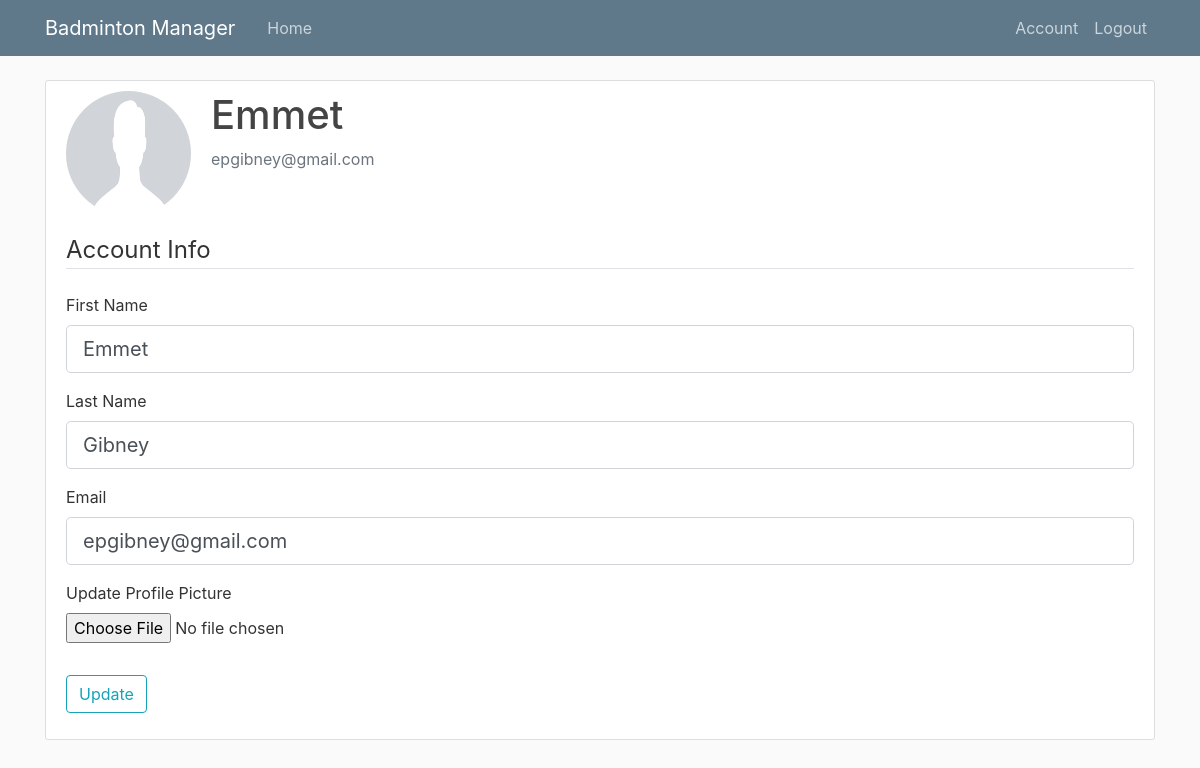
Page /account (signed in) on the committed database.
### clubmanager/models.py (models this page shows, shortened)
class User(db.Model, UserMixin):
    __tablename__ = 'user'
    id = db.Column(db.Integer, primary_key=True)
    first_name = db.Column(db.String(20), unique=True, nullable=False)
    last_name = db.Column(db.String(20), unique=True, nullable=False)
    email = db.Column(db.String(120), unique=True, nullable=False)
    image_file = db.Column(db.String(20), nullable=False, default='default.jpg')
    password = db.Column(db.String(60), nullable=False)
    clubs = db.relationship('Membership', back_populates="member")
    teams = db.relationship('TeamMembership', back_populates="team_member")

### clubmanager/users/routes.py (the view)
@users.route("/account", methods=['GET', 'POST'])
@login_required
def account():
    form = UpdateAccountForm()
    if form.validate_on_submit():
        if form.picture.data:
            picture_file = save_picture(form.picture.data)
            current_user.image_file = picture_file
        current_user.first_name = form.first_name.data
        current_user.last_name = form.last_name.data
        current_user.email = form.email.data
        db.session.commit()
        flash('Your account has been updated!', 'success')
        return redirect(url_for('users.account'))
    elif request.method == 'GET':
        form.first_name.data = current_user.first_name
        form.last_name.data = current_user.last_name
        form.email.data = current_user.email
    image_file = url_for('static', filename='profile_pics/' + current_user.image_file)
    return render_template('account.html', title='Account',
                           image_file=image_file, form=form)

### clubmanager/users/forms.py (shortened to what this page needs)
class UpdateAccountForm(FlaskForm):
    first_name = StringField('First Name',
                           validators=[DataRequired(), Length(min=2, max=20)])
    last_name = StringField('Last Name',
                           validators=[DataRequired(), Length(min=2, max=20)])
    email = StringField('Email',
                        validators=[DataRequired(), Email()])
    picture = FileField('Update Profile Picture', validators=[FileAllowed(['jpg','png'])])
    submit = SubmitField('Update')

### clubmanager/models.py (called while the page is built)
@login_manager.user_loader
def load_user(user_id):
    return User.query.get(int(user_id))

### clubmanager/templates/account.html (shortened to what this page needs)
{% extends "layout.html" %}
{% block content %}
  <div class="content-section">
    <div class="media">
      <img class="rounded-circle account-img" src="{{ image_file }}">
      <div class="media-body">
        <h2 class="account-heading">{{ current_user.first_name }}</h2>
        <p class="text-secondary">{{ current_user.email }}</p>
      </div>
    </div>
      <form method="POST" action="" enctype="multipart/form-data">
        <fieldset class="form-group">
          <legend class="border-bottom mb-4">Account Info</legend>
          <div class="form-group">
            {{ form.first_name.label(class="form-control-label") }}
            {% if form.first_name.errors %}
              {{ form.first_name(class="form-control form-control-lg is-invalid") }}
                <div class="invalid-feedback">
                  {% for error in form.first_name.errors %}
                    <span>{{ error }}</span>
                  {% endfor %}
                </div>
            {% else %}
              {{ form.first_name(class="form-control form-control-lg") }}
            {% endif %}
          </div>
          <div class="form-group">
            {{ form.last_name.label(class="form-control-label") }}
            {% if form.last_name.errors %}
              {{ form.last_name(class="form-control form-control-lg is-invalid") }}
                <div class="invalid-feedback">
                  {% for error in form.last_name.errors %}
                    <span>{{ error }}</span>
                  {% endfor %}
                </div>
            {% else %}
              {{ form.last_name(class="form-control form-control-lg") }}
            {% endif %}
          </div>
          <div class="form-group">
            {{ form.email.label(class="form-control-label") }}
            {% if form.email.errors %}
              {{ form.email(class="form-control form-control-lg is-invalid") }}
                <div class="invalid-feedback">
                  {% for error in form.email.errors %}
                    <span>{{ error }}</span>
                  {% endfor %}
                </div>
            {% else %}
              {{ form.email(class="form-control form-control-lg") }}
            {% endif %}
          </div>
          <div class="form-group">
            {{ form.picture.label() }}
            {{ form.picture(class="form-control-file") }}
          </div>
        </fieldset>
        <div class="form-group">
          {{ form.submit(class="btn btn-outline-info") }}
        </div>
      </form>
  </div>
{% endblock %}

### clubmanager/static/main.css (style rules this page uses)
body { background: #fafafa; color: #333333; margin-top: 5rem; }
h1, h2, h3, h4, h5, h6 { color: #444444; }
.content-section { background: #ffffff; padding: 10px 20px; border: 1px solid #dddddd; border-radius: 3px; margin-bottom: 20px; }
.account-img { height: 125px; width: 125px; margin-right: 20px; margin-bottom: 16px; }
.account-heading { font-size: 2.5rem; }

### rows in the picture
User: first_name "Emmet", email "epgibney@gmail.com", last_name "Gibney"
